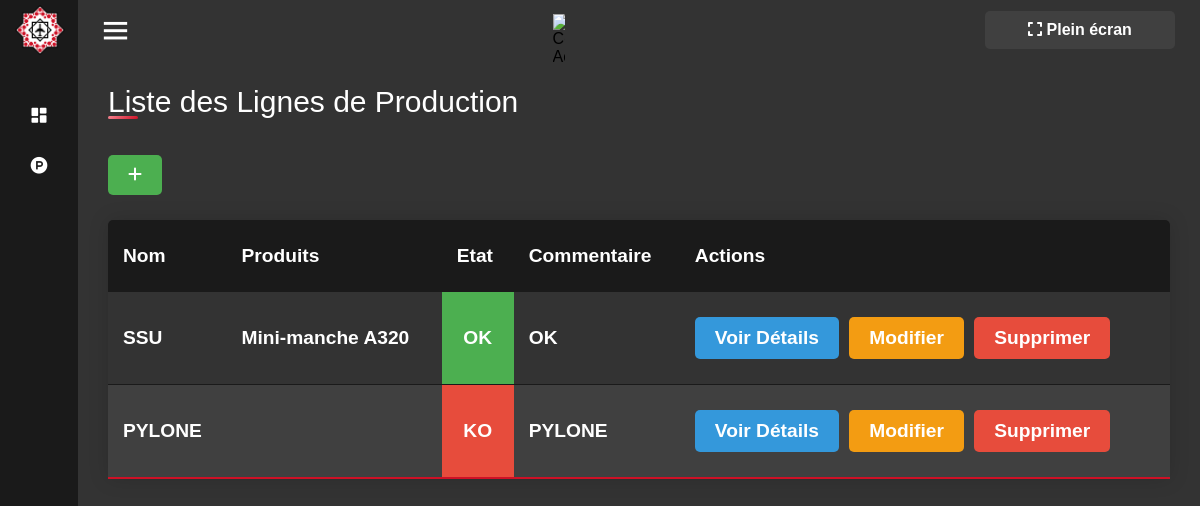
Page /produits/lignes_production/ on the committed database.
### Product/models.py (models this page shows, shortened)
class LigneProd(models.Model):
    nom = models.CharField(max_length=100)
    etat = models.CharField(max_length=2, choices=[('OK', 'OK'), ('KO', 'KO')])  # L'état de la ligne de production (OK ou KO)
    commentaire = models.CharField(max_length=300, null=True,)  # Un commentaire sur l'état de la ligne de production

class Produit(models.Model):
    reference = models.CharField(max_length=100)  # La référence du produit
    nom = models.CharField(max_length=200)  # Le nom du produit
    photo = models.ImageField(upload_to=upload_to, null=True, blank=True)  # La photo du produit (optionnelle)
    ligne_production = models.ForeignKey(LigneProd, on_delete=models.CASCADE, related_name='produits')  # La ligne de production à laquelle le produit est associé

### Product/views.py (the view)
# urls.py: path('lignes_production/', views.liste_lignes_production, name='liste_lignes_production'),  # URL pour afficher la liste des lignes de production
def liste_lignes_production(request):
    lignes_production = LigneProd.objects.all()
    context = {
        'lignes_production': lignes_production,
        'titre': 'Liste des lignes de production',
    }
    return render(request, 'liste_lignes_production.html', context)

### Product/templates/liste_lignes_production.html (shortened to what this page needs)
{% extends "./base_template.html" %}
{% block content %}
<div class="container">
    <div class="title">Liste des Lignes de Production</div> </br></br>
    <a href="{% url 'ajouter_ligne_production' %}"><button class="ajouter" style="background-color: #4CAF50; height: 40px;" ><i class="fas fa-plus"></i></button></a>
    <table id="tbl" class="content-table">
        <thead>
            <tr>
                <th>Nom</th>
                <th>Produits</th>
                <th>Etat</th>
                <th>Commentaire</th>
                <th>Actions</th>
            </tr>
        </thead>
        <tbody>
            {% for ligne in lignes_production %}
            <tr>
                <td>{{ ligne.nom }}</td>
                <td>
                    {% for produit in ligne.produits.all %}
                        {{ produit.nom }}
                    {% endfor %}
                </td>
                <td class="{% if ligne.etat == 'OK' %}green{% else %}red{% endif %}">
                    {{ ligne.etat }}
                </td>
                <td>
                    {{ ligne.commentaire }}
                </td>
                <td>
                    <a href="{% url 'details_ligne_production' ligne.pk %}"><button class="voir">Voir Détails</button></a>
                    <a href="{% url 'modifier_ligne_production' ligne.pk %}"><button class="modifier">Modifier</button></a>
                    <a href="{% url 'supprimer_ligne_production' ligne.pk %}"><button class="supprimer">Supprimer</button></a>
                </td>
            </tr>
            {% endfor %}
        </tbody>
    </table>
</div>
{% endblock %}

### static/css/style.css (style rules this page uses)
html { background-color: #333333; }
* { margin: 0; padding: 0; box-sizing: border-box; font-family: 'Arial', sans-serif; }
.content-table { border-collapse: collapse; margin: 25px 0; font-size: 1.2em; min-width: 100%; border-radius: 5px 5px 0 0; overflow: hidden; box-shadow: 0 0 20px rgba(0, 0, 0, 0.15); font-weight: bold; }
.content-table thead tr { background-color: #1a1a1a; color: #ffffff; text-align: left; font-weight: bold; }
.content-table th, .content-table td { padding: 25px 15px; }
.content-table tbody tr { border-bottom: 1px solid #1a1a1a; }
.content-table tbody tr:nth-of-type(even) { background-color: #404040; }
.content-table tbody tr:last-of-type { border-bottom: 2px solid #CE1126; }
button { padding: 10px 20px; color: #fff; border: none; border-radius: 5px; cursor: pointer; margin-right: 5px; font-size: 1em; font-weight: bold; }
a { text-decoration: none; display: inline-block; }
.voir { background-color: #3498db; }
.modifier { background-color: #f39c12; }
.supprimer { background-color: #e74c3c; }
.container { height: 100%; width: 100%; background-color: #333333; padding: 25px 30px; margin-bottom: 0px; color: white; }
.container .title { font-size: 30px; font-weight: 500; position: relative; }
.container .title::before { content: ""; position: absolute; left: 0; bottom: 0; height: 3px; width: 30px; border-radius: 5px; background: linear-gradient(135deg, #f58490, #CE1126); }

### Product/templates/base_template.html (style rules this page uses)
.green { background-color: #4CAF50; color: white; text-align: center; }
.red { background-color: #e74c3c; color: white; text-align: center; }

### rows in the picture
LigneProd: nom "SSU", etat "OK", commentaire "OK"
Produit: nom "Mini-manche A320"
LigneProd: nom "PYLONE", etat "KO", commentaire "PYLONE"
